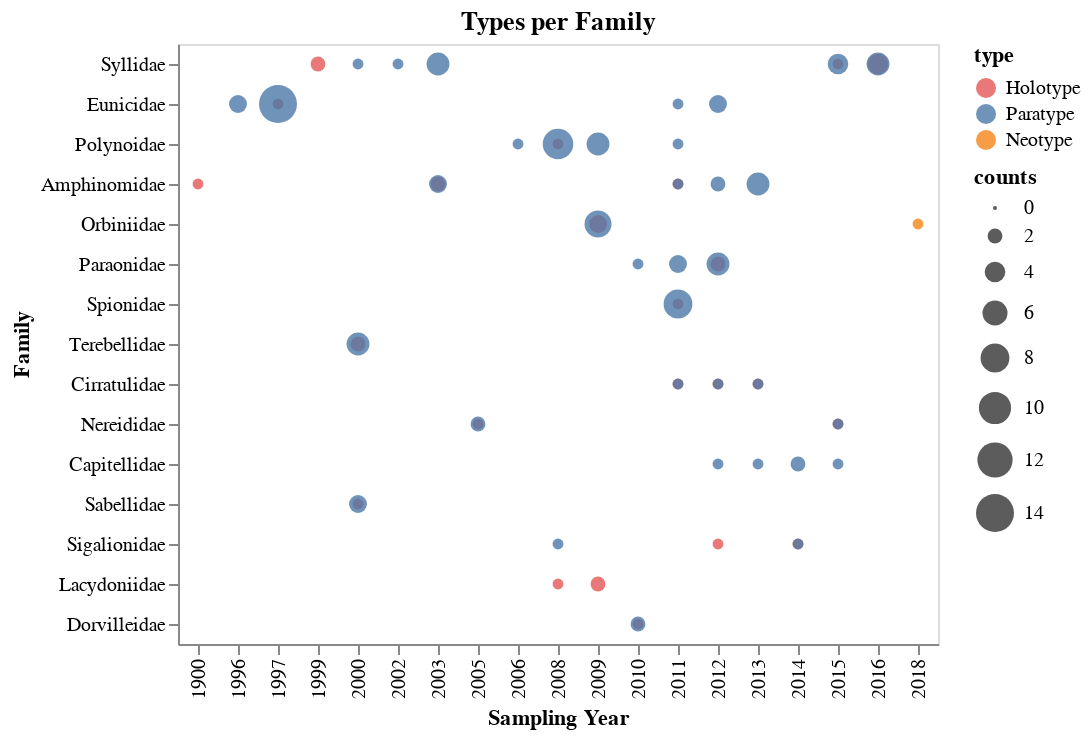

Notebook code cell kept with this figure:
### Code cell
tipo = alt.Chart(temp, height=300, title='Types per Family').mark_circle(opacity=0.8).encode(
    x = alt.X('start_year:O', title='Sampling Year'),
    y = alt.Y('family:N', title= 'Family',
              sort=alt.EncodingSortField('counts', op='sum', order='descending')),
    color= alt.Color('type:N', title='type', scale= alt.Scale(range=cores_padrao, domain=tipos)), 
    size= alt.Size('counts', scale=alt.Scale()),
    tooltip= [alt.Tooltip('type', title='type'),
              alt.Tooltip('start_year', title='start year'),
              alt.Tooltip('counts', title='counts')]
)

tipo.save('./graphs/tipo/tipos_por_familia.html')

tipo

### Figure 1 — Vega-Lite specification as saved in the notebook (floating-point values rounded to 4 significant figures)
{"config": {"view": {"continuousWidth": 400, "continuousHeight": 300}}, "data": {"name": "data-362509d75ab292431a3acda6b02298bb"}, "mark": {"type": "circle", "opacity": 0.8}, "encoding": {"color": {"type": "nominal", "field": "type", "scale": {"domain": ["Holotype", "Paratype", "Neotype"], "range": ["#e45756", "#4c78a8", "#f58518"]}, "title": "type"}, "size": {"type": "quantitative", "field": "counts", "scale": {}}, "tooltip": [{"type": "nominal", "field": "type", "title": "type"}, {"type": "quantitative", "field": "start_year", "title": "start year"}, {"type": "quantitative", "field": "counts", "title": "counts"}], "x": {"type": "ordinal", "field": "start_year", "title": "Sampling Year"}, "y": {"type": "nominal", "field": "family", "sort": {"field": "counts", "op": "sum", "order": "descending"}, "title": "Family"}}, "height": 300, "title": "Types per Family", "$schema": "https://vega.github.io/schema/vega-lite/v4.8.1.json", "datasets": {"data-362509d75ab292431a3acda6b02298bb": [{"type": "Holotype", "start_year": 1900.0, "family": "Amphinomidae", "counts": 1}, {"type": "Holotype", "start_year": 1997.0, "family": "Eunicidae", "counts": 1}, {"type": "Holotype", "start_year": 1999.0, "family": "Syllidae", "counts": 2}, {"type": "Holotype", "start_year": 2000.0, "family": "Sabellidae", "counts": 1}, {"type": "Holotype", "start_year": 2000.0, "family": "Terebellidae", "counts": 2}, {"type": "Holotype", "start_year": 2003.0, "family": "Amphinomidae", "counts": 2}, {"type": "Holotype", "start_year": 2005.0, "family": "Nereididae", "counts": 1}, {"type": "Holotype", "start_year": 2008.0, "family": "Lacydoniidae", "counts": 1}, {"type": "Holotype", "start_year": 2008.0, "family": "Polynoidae", "counts": 1}, {"type": "Holotype", "start_year": 2009.0, "family": "Lacydoniidae", "counts": 2}, {"type": "Holotype", "start_year": 2009.0, "family": "Orbiniidae", "counts": 3}, {"type": "Holotype", "start_year": 2010.0, "family": "Dorvilleidae", "counts": 1}, {"type": "Holotype", "start_year": 2011.0, "family": "Amphinomidae", "counts": 1}, {"type": "Holotype", "start_year": 2011.0, "family": "Cirratulidae", "counts": 1}, {"type": "Holotype", "start_year": 2011.0, "family": "Spionidae", "counts": 1}, {"type": "Holotype", "start_year": 2012.0, "family": "Cirratulidae", "counts": 1}, {"type": "Holotype", "start_year": 2012.0, "family": "Paraonidae", "counts": 2}, {"type": "Holotype", "start_year": 2012.0, "family": "Sigalionidae", "counts": 1}, {"type": "Holotype", "start_year": 2013.0, "family": "Cirratulidae", "counts": 1}, {"type": "Holotype", "start_year": 2014.0, "family": "Sigalionidae", "counts": 1}, {"type": "Holotype", "start_year": 2015.0, "family": "Nereididae", "counts": 1}, {"type": "Holotype", "start_year": 2015.0, "family": "Syllidae", "counts": 1}, {"type": "Holotype", "start_year": 2016.0, "family": "Syllidae", "counts": 4}, {"type": "Neotype", "start_year": 2018.0, "family": "Orbiniidae", "counts": 1}, {"type": "Paratype", "start_year": 1996.0, "family": "Eunicidae", "counts": 3}, {"type": "Paratype", "start_year": 1997.0, "family": "Eunicidae", "counts": 14}, {"type": "Paratype", "start_year": 2000.0, "family": "Sabellidae", "counts": 3}, {"type": "Paratype", "start_year": 2000.0, "family": "Syllidae", "counts": 1}, {"type": "Paratype", "start_year": 2000.0, "family": "Terebellidae", "counts": 5}, {"type": "Paratype", "start_year": 2002.0, "family": "Syllidae", "counts": 1}, {"type": "Paratype", "start_year": 2003.0, "family": "Amphinomidae", "counts": 3}, {"type": "Paratype", "start_year": 2003.0, "family": "Syllidae", "counts": 5}, {"type": "Paratype", "start_year": 2005.0, "family": "Nereididae", "counts": 2}, {"type": "Paratype", "start_year": 2006.0, "family": "Polynoidae", "counts": 1}, {"type": "Paratype", "start_year": 2008.0, "family": "Polynoidae", "counts": 9}, {"type": "Paratype", "start_year": 2008.0, "family": "Sigalionidae", "counts": 1}, {"type": "Paratype", "start_year": 2009.0, "family": "Orbiniidae", "counts": 7}, {"type": "Paratype", "start_year": 2009.0, "family": "Polynoidae", "counts": 5}, {"type": "Paratype", "start_year": 2010.0, "family": "Dorvilleidae", "counts": 2}, {"type": "Paratype", "start_year": 2010.0, "family": "Paraonidae", "counts": 1}, {"type": "Paratype", "start_year": 2011.0, "family": "Amphinomidae", "counts": 1}, {"type": "Paratype", "start_year": 2011.0, "family": "Cirratulidae", "counts": 1}, {"type": "Paratype", "start_year": 2011.0, "family": "Eunicidae", "counts": 1}, {"type": "Paratype", "start_year": 2011.0, "family": "Paraonidae", "counts": 3}, {"type": "Paratype", "start_year": 2011.0, "family": "Polynoidae", "counts": 1}, {"type": "Paratype", "start_year": 2011.0, "family": "Spionidae", "counts": 8}, {"type": "Paratype", "start_year": 2012.0, "family": "Amphinomidae", "counts": 2}, {"type": "Paratype", "start_year": 2012.0, "family": "Capitellidae", "counts": 1}, {"type": "Paratype", "start_year": 2012.0, "family": "Cirratulidae", "counts": 1}, {"type": "Paratype", "start_year": 2012.0, "family": "Eunicidae", "counts": 3}, {"type": "Paratype", "start_year": 2012.0, "family": "Paraonidae", "counts": 5}, {"type": "Paratype", "start_year": 2013.0, "family": "Amphinomidae", "counts": 5}, {"type": "Paratype", "start_year": 2013.0, "family": "Capitellidae", "counts": 1}, {"type": "Paratype", "start_year": 2013.0, "family": "Cirratulidae", "counts": 1}, {"type": "Paratype", "start_year": 2014.0, "family": "Capitellidae", "counts": 2}, {"type": "Paratype", "start_year": 2014.0, "family": "Sigalionidae", "counts": 1}, {"type": "Paratype", "start_year": 2015.0, "family": "Capitellidae", "counts": 1}, {"type": "Paratype", "start_year": 2015.0, "family": "Nereididae", "counts": 1}, {"type": "Paratype", "start_year": 2015.0, "family": "Syllidae", "counts": 4}, {"type": "Paratype", "start_year": 2016.0, "family": "Syllidae", "counts": 5}]}}
